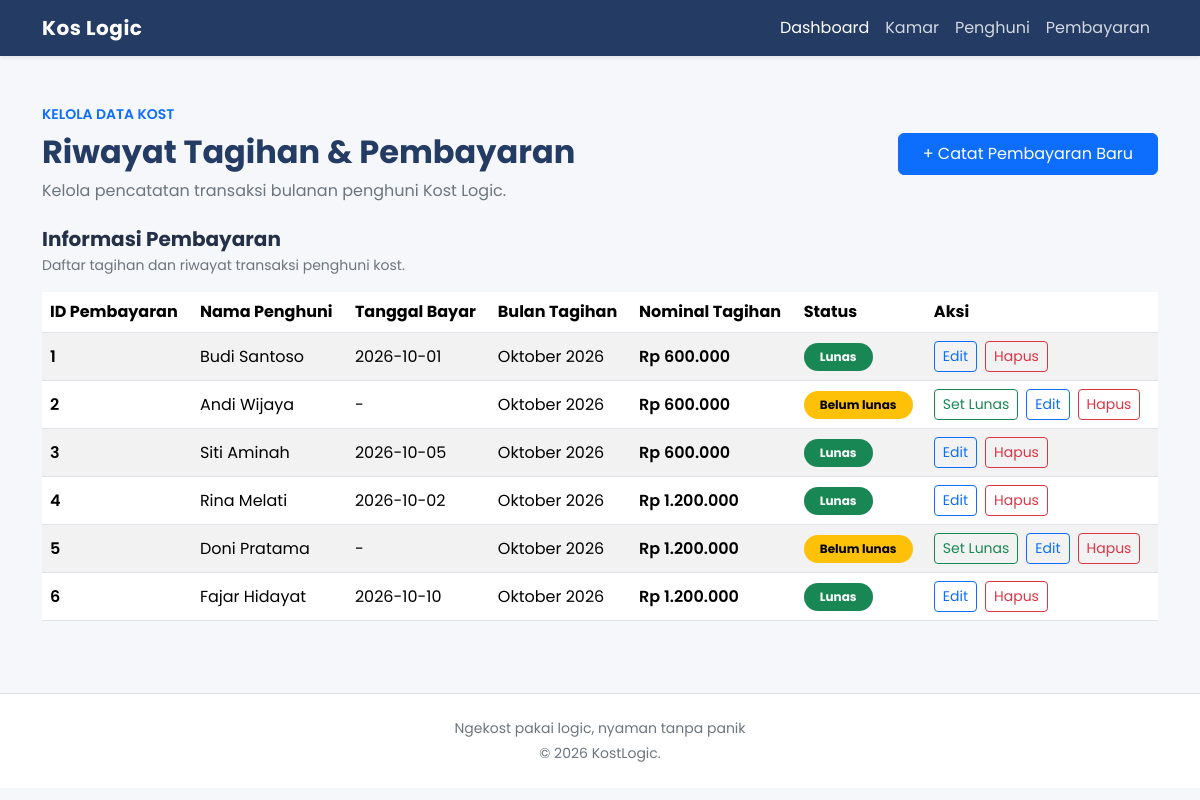
The app's page /pembayaran_tampil.php with its own data.
### tables this page shows
CREATE TABLE pembayaran (
    id_pembayaran INT AUTO_INCREMENT PRIMARY KEY,
    id_penghuni INT,
    bulan_tagihan VARCHAR(20),
    nominal_tagihan DECIMAL(12,2),
    status_pembayaran ENUM('lunas', 'belum lunas'),
    tanggal_bayar DATE,
    FOREIGN KEY (id_penghuni) REFERENCES penghuni(id_penghuni)
);

CREATE TABLE penghuni (
    id_penghuni INT AUTO_INCREMENT PRIMARY KEY,
    nama_penghuni VARCHAR(100),
    no_hp VARCHAR(15),
    id_kamar INT,
    FOREIGN KEY (id_kamar) REFERENCES kamar(id_kamar)
);

### pembayaran_tampil.php (the view, shortened to what this page needs)
<?php
include 'koneksi.php';
include 'header.php';
?>
<div class="d-flex flex-wrap justify-content-between align-items-center gap-3 mb-4">
    <div>
        <p class="text-primary fw-semibold small mb-2">
            KELOLA DATA KOST
        </p>
        <h2 class="fw-bold mb-2" style="color: #243b64;">
            Riwayat Tagihan & Pembayaran
        </h2>
        <p class="text-secondary mb-0">
            Kelola pencatatan transaksi bulanan penghuni Kost Logic.
        </p>
    </div>
    <a href="pembayaran_tambah.php" class="btn btn-primary px-4 py-2">
        + Catat Pembayaran Baru
    </a>
</div>
<div class="content-panel">
    <div class="mb-3">
        <h5 class="fw-bold mb-1">Informasi Pembayaran</h5>
        <p class="text-secondary small mb-0">
            Daftar tagihan dan riwayat transaksi penghuni kost.
        </p>
    </div>
    <div class="table-responsive">
        <table class="table table-hover table-striped align-middle mb-0">
            <thead>
                <tr>
                    <th>ID Pembayaran</th>
                    <th>Nama Penghuni</th>
                    <th>Tanggal Bayar</th>
                    <th>Bulan Tagihan</th>
                    <th>Nominal Tagihan</th>
                    <th>Status</th>
                    <th>Aksi</th>
                </tr>
            </thead>
            <tbody>
            <?php
            $query = "SELECT pembayaran.*, penghuni.nama_penghuni
                        FROM pembayaran
                        LEFT JOIN penghuni ON pembayaran.id_penghuni = penghuni.id_penghuni
                        ORDER BY pembayaran.id_pembayaran ASC";
            $result = mysqli_query($koneksi, $query);
            if ($result && mysqli_num_rows($result) > 0) {
                while ($row = mysqli_fetch_assoc($result)) {
                    $nominal_rupiah = number_format($row['nominal_tagihan'], 0, ',', '.');
            ?>
                <tr>
                    <td class="fw-semibold">
                        <?= htmlspecialchars($row['id_pembayaran']) ?>
                    </td>
                    <td>
                        <?php if ($row['nama_penghuni'] !== null) { ?>
                            <?= htmlspecialchars($row['nama_penghuni']) ?>
                        <?php } else { ?>
                            <span class="text-danger small">
                                Penghuni Sudah Dihapus
                            </span>
                        <?php } ?>
                    </td>
                    <td>
                        <?= htmlspecialchars($row['tanggal_bayar'] ?? '-') ?>
                    </td>
                    <td>
                        <?= htmlspecialchars($row['bulan_tagihan']) ?>
                    </td>
                    <td class="fw-semibold">
                        Rp <?= $nominal_rupiah ?>
                    </td>
                    <td>
                        <?php if (strtolower($row['status_pembayaran']) === 'lunas') { ?>
                            <span class="badge rounded-pill text-bg-success px-3 py-2">
                                Lunas
                            </span>
                        <?php } else { ?>
                            <span class="badge rounded-pill text-bg-warning px-3 py-2">
                                <?= htmlspecialchars(ucfirst($row['status_pembayaran'])) ?>
                            </span>
                        <?php } ?>
                    </td>
                    <td>
                        <div class="d-flex flex-wrap gap-2">
                            <?php if (strtolower($row['status_pembayaran']) != 'lunas') { ?>
                                <a
                                    href="pembayaran_tampil.php?aksi=lunas&id=<?= urlencode($row['id_pembayaran']) ?>"
                                    class="btn btn-sm btn-outline-success"
                                    onclick="return confirm('Ubah status menjadi Lunas?')"
                                >
                                    Set Lunas
                                </a>
                            <?php } ?>
                            <a
                                href="pembayaran_edit.php?id=<?= urlencode($row['id_pembayaran']) ?>"
                                class="btn btn-sm btn-outline-primary"
                            >
                                Edit
                            </a>
                            <a
                                href="pembayaran_hapus.php?id=<?= urlencode($row['id_pembayaran']) ?>"
                                class="btn btn-sm btn-outline-danger"
                                onclick="return confirm('Yakin ingin menghapus data ini?')"
                            >
                                Hapus
                            </a>
                        </div>
                    </td>
                </tr>
            <?php
                }
            } elseif ($result) {
            ?>
                <tr>
                    <td colspan="7" class="text-center py-5">
                        <h5 class="fw-semibold">Belum ada riwayat transaksi</h5>
                        <p class="text-secondary mb-3">
                            Data pembayaran yang tercatat akan muncul di sini.
                        </p>
                        <a href="pembayaran_tambah.php" class="btn btn-primary">
                            + Catat Pembayaran
                        </a>
                    </td>
                </tr>
            <?php
            } else {
            ?>
                <tr>
                    <td colspan="7" class="text-center text-danger py-4">
                        Data pembayaran gagal dimuat.
                    </td>
                </tr>
            <?php } ?>
            </tbody>
        </table>
    </div>
</div>
<?php include 'footer.php'; ?>

### header.php (style rules this page uses)
body { font-family: 'Poppins', sans-serif; background-color: #f5f7fb; color: #243047; }

### records on screen
pembayaran: id_pembayaran "1", id_penghuni.nama_penghuni "Budi Santoso", tanggal_bayar "2026-10-01", bulan_tagihan "Oktober 2026", nominal_tagihan "600.000", status_pembayaran "Lunas"
pembayaran: id_pembayaran "2", id_penghuni.nama_penghuni "Andi Wijaya", tanggal_bayar "-", bulan_tagihan "Oktober 2026", nominal_tagihan "600.000", status_pembayaran "Belum lunas"
pembayaran: id_pembayaran "3", id_penghuni.nama_penghuni "Siti Aminah", tanggal_bayar "2026-10-05", bulan_tagihan "Oktober 2026", nominal_tagihan "600.000", status_pembayaran "Lunas"
pembayaran: id_pembayaran "4", id_penghuni.nama_penghuni "Rina Melati", tanggal_bayar "2026-10-02", bulan_tagihan "Oktober 2026", nominal_tagihan "1.200.000", status_pembayaran "Lunas"
pembayaran: id_pembayaran "5", id_penghuni.nama_penghuni "Doni Pratama", tanggal_bayar "-", bulan_tagihan "Oktober 2026", nominal_tagihan "1.200.000", status_pembayaran "Belum lunas"
pembayaran: id_pembayaran "6", id_penghuni.nama_penghuni "Fajar Hidayat", tanggal_bayar "2026-10-10", bulan_tagihan "Oktober 2026", nominal_tagihan "1.200.000", status_pembayaran "Lunas"
